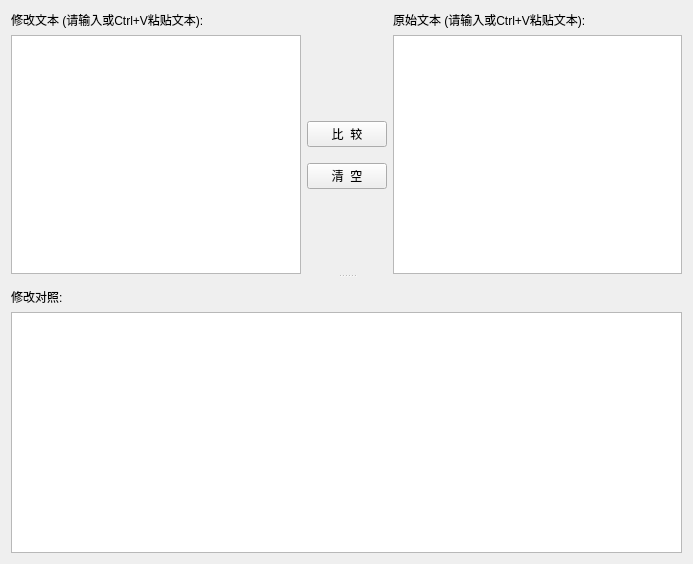
<?xml version="1.0" encoding="UTF-8"?>
<ui version="4.0">
 <class>cmpWidget</class>
 <widget class="QWidget" name="cmpWidget">
  <property name="geometry">
   <rect>
    <x>0</x>
    <y>0</y>
    <width>693</width>
    <height>564</height>
   </rect>
  </property>
  <property name="sizePolicy">
   <sizepolicy hsizetype="Expanding" vsizetype="Expanding">
    <horstretch>1</horstretch>
    <verstretch>1</verstretch>
   </sizepolicy>
  </property>
  <property name="windowTitle">
   <string>文本比较</string>
  </property>
  <property name="windowIcon">
   <iconset resource="resources.qrc">
    <normaloff>:/icons/avsb_blue.svg</normaloff>:/icons/avsb_blue.svg</iconset>
  </property>
  <layout class="QHBoxLayout" name="horizontalLayout">
   <item>
    <widget class="QSplitter" name="splitter">
     <property name="sizePolicy">
      <sizepolicy hsizetype="Expanding" vsizetype="Expanding">
       <horstretch>1</horstretch>
       <verstretch>1</verstretch>
      </sizepolicy>
     </property>
     <property name="cursor">
      <cursorShape>ArrowCursor</cursorShape>
     </property>
     <property name="orientation">
      <enum>Qt::Vertical</enum>
     </property>
     <property name="opaqueResize">
      <bool>true</bool>
     </property>
     <property name="childrenCollapsible">
      <bool>false</bool>
     </property>
     <widget class="QWidget" name="layoutWidget">
      <layout class="QGridLayout" name="gridLayout" rowstretch="0,2" columnstretch="1,0,1">
       <item row="0" column="0">
        <widget class="QLabel" name="bLabel">
         <property name="text">
          <string>修改文本 (请输入或Ctrl+V粘贴文本):</string>
         </property>
        </widget>
       </item>
       <item row="0" column="2">
        <widget class="QLabel" name="aLabel">
         <property name="text">
          <string>原始文本 (请输入或Ctrl+V粘贴文本):</string>
         </property>
        </widget>
       </item>
       <item row="1" column="0">
        <widget class="QTextEdit" name="bText">
         <property name="sizePolicy">
          <sizepolicy hsizetype="Expanding" vsizetype="Expanding">
           <horstretch>1</horstretch>
           <verstretch>2</verstretch>
          </sizepolicy>
         </property>
        </widget>
       </item>
       <item row="1" column="1">
        <layout class="QVBoxLayout" name="verticalLayout" stretch="1,0,0,0,1">
         <item>
          <spacer name="verticalSpacer">
           <property name="orientation">
            <enum>Qt::Vertical</enum>
           </property>
           <property name="sizeType">
            <enum>QSizePolicy::Expanding</enum>
           </property>
           <property name="sizeHint" stdset="0">
            <size>
             <width>20</width>
             <height>40</height>
            </size>
           </property>
          </spacer>
         </item>
         <item>
          <widget class="QPushButton" name="cmpButton">
           <property name="sizePolicy">
            <sizepolicy hsizetype="Minimum" vsizetype="Fixed">
             <horstretch>0</horstretch>
             <verstretch>0</verstretch>
            </sizepolicy>
           </property>
           <property name="baseSize">
            <size>
             <width>0</width>
             <height>0</height>
            </size>
           </property>
           <property name="text">
            <string>比  较</string>
           </property>
          </widget>
         </item>
         <item>
          <spacer name="verticalSpacer_3">
           <property name="orientation">
            <enum>Qt::Vertical</enum>
           </property>
           <property name="sizeType">
            <enum>QSizePolicy::Fixed</enum>
           </property>
           <property name="sizeHint" stdset="0">
            <size>
             <width>20</width>
             <height>10</height>
            </size>
           </property>
          </spacer>
         </item>
         <item>
          <widget class="QPushButton" name="clrButton">
           <property name="text">
            <string>清  空</string>
           </property>
          </widget>
         </item>
         <item>
          <spacer name="verticalSpacer_2">
           <property name="orientation">
            <enum>Qt::Vertical</enum>
           </property>
           <property name="sizeType">
            <enum>QSizePolicy::Expanding</enum>
           </property>
           <property name="sizeHint" stdset="0">
            <size>
             <width>20</width>
             <height>40</height>
            </size>
           </property>
          </spacer>
         </item>
        </layout>
       </item>
       <item row="1" column="2">
        <widget class="QTextEdit" name="aText">
         <property name="sizePolicy">
          <sizepolicy hsizetype="Expanding" vsizetype="Expanding">
           <horstretch>1</horstretch>
           <verstretch>2</verstretch>
          </sizepolicy>
         </property>
         <property name="minimumSize">
          <size>
           <width>0</width>
           <height>0</height>
          </size>
         </property>
        </widget>
       </item>
      </layout>
     </widget>
     <widget class="QWidget" name="layoutWidget">
      <layout class="QVBoxLayout" name="verticalLayout_2">
       <property name="topMargin">
        <number>10</number>
       </property>
       <item>
        <widget class="QLabel" name="resultLabel">
         <property name="sizePolicy">
          <sizepolicy hsizetype="Preferred" vsizetype="Preferred">
           <horstretch>0</horstretch>
           <verstretch>0</verstretch>
          </sizepolicy>
         </property>
         <property name="text">
          <string>修改对照:</string>
         </property>
        </widget>
       </item>
       <item>
        <widget class="QTextBrowser" name="resultText">
         <property name="sizePolicy">
          <sizepolicy hsizetype="Expanding" vsizetype="Expanding">
           <horstretch>2</horstretch>
           <verstretch>2</verstretch>
          </sizepolicy>
         </property>
         <property name="minimumSize">
          <size>
           <width>0</width>
           <height>0</height>
          </size>
         </property>
        </widget>
       </item>
      </layout>
     </widget>
    </widget>
   </item>
  </layout>
 </widget>
 <resources>
  <include location="resources.qrc"/>
 </resources>
 <connections>
  <connection>
   <sender>clrButton</sender>
   <signal>clicked()</signal>
   <receiver>bText</receiver>
   <slot>clear()</slot>
   <hints>
    <hint type="sourcelabel">
     <x>331</x>
     <y>174</y>
    </hint>
    <hint type="destinationlabel">
     <x>266</x>
     <y>153</y>
    </hint>
   </hints>
  </connection>
  <connection>
   <sender>clrButton</sender>
   <signal>clicked()</signal>
   <receiver>aText</receiver>
   <slot>clear()</slot>
   <hints>
    <hint type="sourcelabel">
     <x>360</x>
     <y>176</y>
    </hint>
    <hint type="destinationlabel">
     <x>451</x>
     <y>191</y>
    </hint>
   </hints>
  </connection>
  <connection>
   <sender>clrButton</sender>
   <signal>clicked()</signal>
   <receiver>resultText</receiver>
   <slot>clear()</slot>
   <hints>
    <hint type="sourcelabel">
     <x>349</x>
     <y>178</y>
    </hint>
    <hint type="destinationlabel">
     <x>358</x>
     <y>374</y>
    </hint>
   </hints>
  </connection>
 </connections>
</ui>
